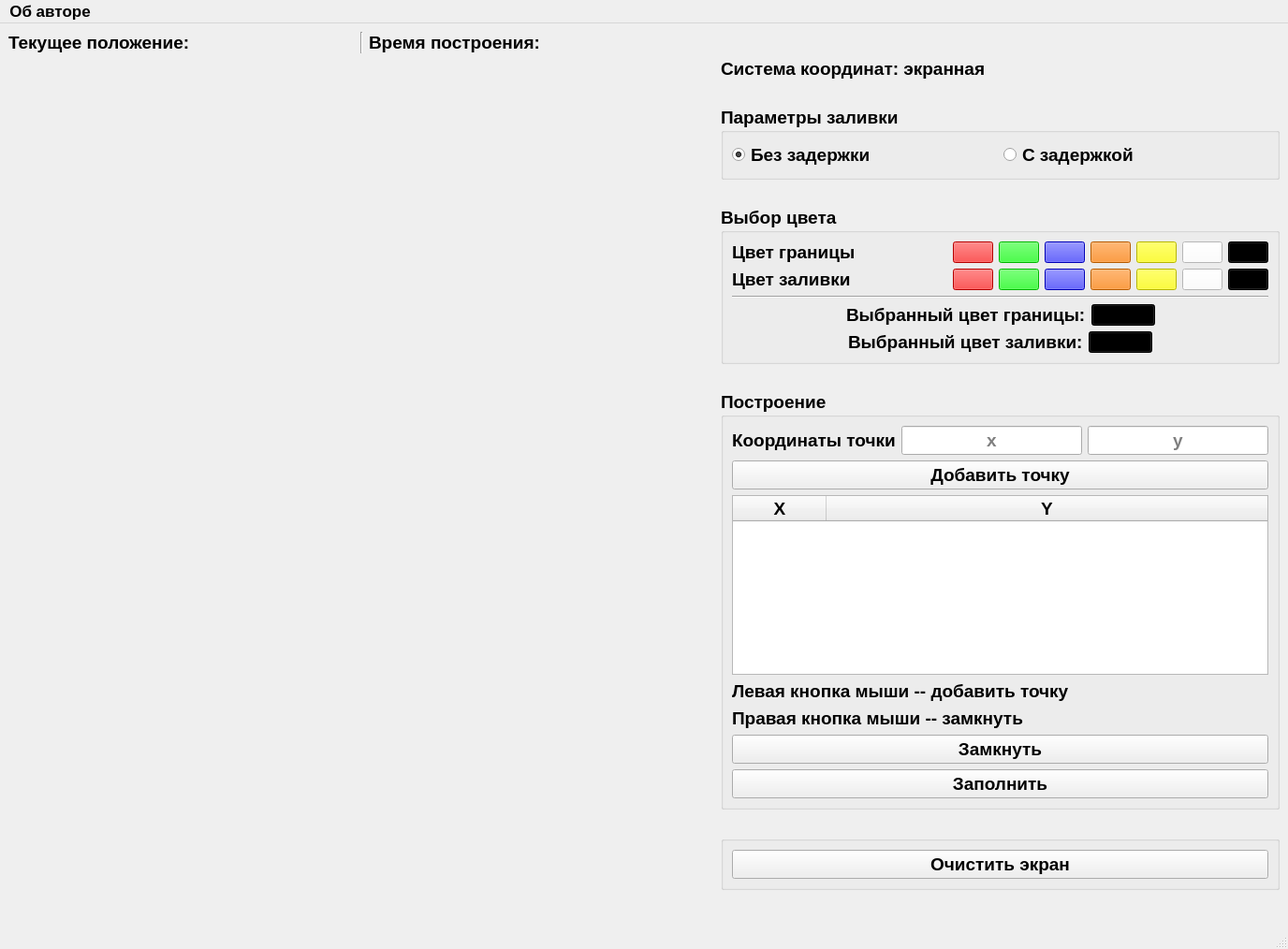
<?xml version="1.0" encoding="UTF-8"?>
<ui version="4.0">
 <class>MainWindow</class>
 <widget class="QMainWindow" name="MainWindow">
  <property name="geometry">
   <rect>
    <x>0</x>
    <y>0</y>
    <width>1376</width>
    <height>1014</height>
   </rect>
  </property>
  <property name="windowTitle">
   <string>MainWindow</string>
  </property>
  <widget class="QWidget" name="centralwidget">
   <layout class="QHBoxLayout" name="horizontalLayout" stretch="2,0">
    <item>
     <layout class="QVBoxLayout" name="verticalLayout_4" stretch="0,1">
      <item>
       <layout class="QHBoxLayout" name="horizontalLayout_6">
        <item>
         <widget class="QLabel" name="label_15">
          <property name="sizePolicy">
           <sizepolicy hsizetype="Preferred" vsizetype="Maximum">
            <horstretch>0</horstretch>
            <verstretch>0</verstretch>
           </sizepolicy>
          </property>
          <property name="font">
           <font>
            <pointsize>14</pointsize>
            <weight>75</weight>
            <bold>true</bold>
           </font>
          </property>
          <property name="text">
           <string>Текущее положение:</string>
          </property>
         </widget>
        </item>
        <item>
         <widget class="Line" name="line_3">
          <property name="sizePolicy">
           <sizepolicy hsizetype="Fixed" vsizetype="Minimum">
            <horstretch>0</horstretch>
            <verstretch>0</verstretch>
           </sizepolicy>
          </property>
          <property name="orientation">
           <enum>Qt::Vertical</enum>
          </property>
         </widget>
        </item>
        <item>
         <widget class="QLabel" name="label_20">
          <property name="sizePolicy">
           <sizepolicy hsizetype="Preferred" vsizetype="Maximum">
            <horstretch>0</horstretch>
            <verstretch>0</verstretch>
           </sizepolicy>
          </property>
          <property name="font">
           <font>
            <pointsize>14</pointsize>
            <weight>75</weight>
            <bold>true</bold>
           </font>
          </property>
          <property name="text">
           <string>Время построения:</string>
          </property>
         </widget>
        </item>
       </layout>
      </item>
      <item>
       <widget class="Canvas" name="canvas" native="true"/>
      </item>
     </layout>
    </item>
    <item>
     <layout class="QVBoxLayout" name="verticalLayout" stretch="0,0,0,0,0">
      <property name="spacing">
       <number>0</number>
      </property>
      <property name="leftMargin">
       <number>0</number>
      </property>
      <item>
       <widget class="QLabel" name="label_5">
        <property name="sizePolicy">
         <sizepolicy hsizetype="Preferred" vsizetype="Maximum">
          <horstretch>0</horstretch>
          <verstretch>0</verstretch>
         </sizepolicy>
        </property>
        <property name="font">
         <font>
          <pointsize>14</pointsize>
          <weight>75</weight>
          <bold>true</bold>
         </font>
        </property>
        <property name="text">
         <string>Система координат: экранная</string>
        </property>
       </widget>
      </item>
      <item>
       <widget class="QGroupBox" name="groupBox">
        <property name="sizePolicy">
         <sizepolicy hsizetype="Preferred" vsizetype="Maximum">
          <horstretch>0</horstretch>
          <verstretch>0</verstretch>
         </sizepolicy>
        </property>
        <property name="maximumSize">
         <size>
          <width>16777215</width>
          <height>16777215</height>
         </size>
        </property>
        <property name="font">
         <font>
          <pointsize>14</pointsize>
          <weight>75</weight>
          <bold>true</bold>
         </font>
        </property>
        <property name="title">
         <string>Параметры заливки</string>
        </property>
        <layout class="QGridLayout" name="gridLayout" rowstretch="1">
         <item row="0" column="0">
          <widget class="QRadioButton" name="delayRB">
           <property name="text">
            <string>Без задержки</string>
           </property>
           <property name="checked">
            <bool>true</bool>
           </property>
          </widget>
         </item>
         <item row="0" column="1">
          <widget class="QRadioButton" name="noDelayRB">
           <property name="text">
            <string>С задержкой</string>
           </property>
          </widget>
         </item>
        </layout>
       </widget>
      </item>
      <item>
       <widget class="QGroupBox" name="groupBox_4">
        <property name="sizePolicy">
         <sizepolicy hsizetype="Preferred" vsizetype="Maximum">
          <horstretch>0</horstretch>
          <verstretch>0</verstretch>
         </sizepolicy>
        </property>
        <property name="maximumSize">
         <size>
          <width>16777215</width>
          <height>16777215</height>
         </size>
        </property>
        <property name="font">
         <font>
          <pointsize>14</pointsize>
          <weight>75</weight>
          <bold>true</bold>
         </font>
        </property>
        <property name="title">
         <string>Выбор цвета</string>
        </property>
        <layout class="QGridLayout" name="gridLayout_4" columnstretch="0,0">
         <item row="1" column="0">
          <widget class="QLabel" name="label_11">
           <property name="font">
            <font>
             <pointsize>14</pointsize>
             <weight>75</weight>
             <bold>true</bold>
            </font>
           </property>
           <property name="text">
            <string>Цвет заливки</string>
           </property>
          </widget>
         </item>
         <item row="3" column="0" colspan="2">
          <layout class="QHBoxLayout" name="horizontalLayout_5" stretch="0,0,1,0">
           <item>
            <spacer name="horizontalSpacer">
             <property name="font">
              <font>
               <pointsize>14</pointsize>
               <weight>75</weight>
               <bold>true</bold>
              </font>
             </property>
             <property name="orientation">
              <enum>Qt::Horizontal</enum>
             </property>
             <property name="sizeHint" stdset="0">
              <size>
               <width>40</width>
               <height>20</height>
              </size>
             </property>
            </spacer>
           </item>
           <item>
            <widget class="QLabel" name="label_12">
             <property name="font">
              <font>
               <pointsize>14</pointsize>
               <weight>75</weight>
               <bold>true</bold>
              </font>
             </property>
             <property name="text">
              <string>Выбранный цвет границы:</string>
             </property>
            </widget>
           </item>
           <item>
            <widget class="ColorView" name="colorview_1">
             <property name="maximumSize">
              <size>
               <width>68</width>
               <height>16777215</height>
              </size>
             </property>
             <property name="font">
              <font>
               <pointsize>10</pointsize>
               <weight>50</weight>
               <italic>false</italic>
               <bold>false</bold>
              </font>
             </property>
             <property name="styleSheet">
              <string notr="true">background-color: rgb(0,0,0);
font: 10pt</string>
             </property>
             <property name="text">
              <string/>
             </property>
            </widget>
           </item>
           <item>
            <spacer name="horizontalSpacer_2">
             <property name="font">
              <font>
               <pointsize>14</pointsize>
               <weight>75</weight>
               <bold>true</bold>
              </font>
             </property>
             <property name="orientation">
              <enum>Qt::Horizontal</enum>
             </property>
             <property name="sizeHint" stdset="0">
              <size>
               <width>40</width>
               <height>20</height>
              </size>
             </property>
            </spacer>
           </item>
          </layout>
         </item>
         <item row="0" column="1">
          <layout class="QHBoxLayout" name="horizontalLayout_3">
           <item>
            <widget class="LineColorButton" name="lineColorSwatch_1">
             <property name="maximumSize">
              <size>
               <width>68</width>
               <height>16777215</height>
              </size>
             </property>
             <property name="font">
              <font>
               <pointsize>10</pointsize>
               <weight>50</weight>
               <italic>false</italic>
               <bold>false</bold>
              </font>
             </property>
             <property name="styleSheet">
              <string notr="true">background-color: rgb(255,0,0);
font: 10pt</string>
             </property>
             <property name="text">
              <string/>
             </property>
            </widget>
           </item>
           <item>
            <widget class="LineColorButton" name="lineColorSwatch_2">
             <property name="maximumSize">
              <size>
               <width>68</width>
               <height>16777215</height>
              </size>
             </property>
             <property name="font">
              <font>
               <pointsize>10</pointsize>
               <weight>50</weight>
               <italic>false</italic>
               <bold>false</bold>
              </font>
             </property>
             <property name="styleSheet">
              <string notr="true">background-color: rgb(0,255,0);
font: 10pt</string>
             </property>
             <property name="text">
              <string/>
             </property>
            </widget>
           </item>
           <item>
            <widget class="LineColorButton" name="lineColorSwatch_3">
             <property name="maximumSize">
              <size>
               <width>68</width>
               <height>16777215</height>
              </size>
             </property>
             <property name="font">
              <font>
               <pointsize>10</pointsize>
               <weight>50</weight>
               <italic>false</italic>
               <bold>false</bold>
              </font>
             </property>
             <property name="styleSheet">
              <string notr="true">background-color: rgb(0,0,255);
font: 10pt</string>
             </property>
             <property name="text">
              <string/>
             </property>
            </widget>
           </item>
           <item>
            <widget class="LineColorButton" name="lineColorSwatch_4">
             <property name="maximumSize">
              <size>
               <width>68</width>
               <height>16777215</height>
              </size>
             </property>
             <property name="font">
              <font>
               <pointsize>10</pointsize>
               <weight>50</weight>
               <italic>false</italic>
               <bold>false</bold>
              </font>
             </property>
             <property name="styleSheet">
              <string notr="true">background-color: rgb(255,127,0);
font: 10pt</string>
             </property>
             <property name="text">
              <string/>
             </property>
            </widget>
           </item>
           <item>
            <widget class="LineColorButton" name="lineColorSwatch_5">
             <property name="maximumSize">
              <size>
               <width>68</width>
               <height>16777215</height>
              </size>
             </property>
             <property name="font">
              <font>
               <pointsize>10</pointsize>
               <weight>50</weight>
               <italic>false</italic>
               <bold>false</bold>
              </font>
             </property>
             <property name="styleSheet">
              <string notr="true">background-color: rgb(255,255,0);
font: 10pt</string>
             </property>
             <property name="text">
              <string/>
             </property>
            </widget>
           </item>
           <item>
            <widget class="LineColorButton" name="lineColorSwatch_6">
             <property name="maximumSize">
              <size>
               <width>68</width>
               <height>16777215</height>
              </size>
             </property>
             <property name="font">
              <font>
               <pointsize>10</pointsize>
               <weight>50</weight>
               <italic>false</italic>
               <bold>false</bold>
              </font>
             </property>
             <property name="styleSheet">
              <string notr="true">background-color: rgb(255,255,255);
font: 10pt</string>
             </property>
             <property name="text">
              <string/>
             </property>
            </widget>
           </item>
           <item>
            <widget class="LineColorButton" name="lineColorSwatch_7">
             <property name="maximumSize">
              <size>
               <width>68</width>
               <height>16777215</height>
              </size>
             </property>
             <property name="font">
              <font>
               <pointsize>10</pointsize>
               <weight>50</weight>
               <italic>false</italic>
               <bold>false</bold>
              </font>
             </property>
             <property name="styleSheet">
              <string notr="true">background-color: rgb(0,0,0);
font: 10pt</string>
             </property>
             <property name="text">
              <string/>
             </property>
            </widget>
           </item>
          </layout>
         </item>
         <item row="2" column="0" colspan="2">
          <widget class="Line" name="line_2">
           <property name="font">
            <font>
             <pointsize>14</pointsize>
             <weight>75</weight>
             <bold>true</bold>
            </font>
           </property>
           <property name="orientation">
            <enum>Qt::Horizontal</enum>
           </property>
          </widget>
         </item>
         <item row="1" column="1">
          <layout class="QHBoxLayout" name="horizontalLayout_4">
           <item>
            <widget class="BgColorButton" name="bgColorSwatch_1">
             <property name="maximumSize">
              <size>
               <width>68</width>
               <height>16777215</height>
              </size>
             </property>
             <property name="font">
              <font>
               <pointsize>10</pointsize>
               <weight>50</weight>
               <italic>false</italic>
               <bold>false</bold>
              </font>
             </property>
             <property name="styleSheet">
              <string notr="true">background-color: rgb(255,0,0);
font: 10pt</string>
             </property>
             <property name="text">
              <string/>
             </property>
            </widget>
           </item>
           <item>
            <widget class="BgColorButton" name="bgColorSwatch_2">
             <property name="maximumSize">
              <size>
               <width>68</width>
               <height>16777215</height>
              </size>
             </property>
             <property name="font">
              <font>
               <pointsize>10</pointsize>
               <weight>50</weight>
               <italic>false</italic>
               <bold>false</bold>
              </font>
             </property>
             <property name="styleSheet">
              <string notr="true">background-color: rgb(0,255,0);
font: 10pt</string>
             </property>
             <property name="text">
              <string/>
             </property>
            </widget>
           </item>
           <item>
            <widget class="BgColorButton" name="bgColorSwatch_3">
             <property name="maximumSize">
              <size>
               <width>68</width>
               <height>16777215</height>
              </size>
             </property>
             <property name="font">
              <font>
               <pointsize>10</pointsize>
               <weight>50</weight>
               <italic>false</italic>
               <bold>false</bold>
              </font>
             </property>
             <property name="styleSheet">
              <string notr="true">background-color: rgb(0,0,255);
font: 10pt</string>
             </property>
             <property name="text">
              <string/>
             </property>
            </widget>
           </item>
           <item>
            <widget class="BgColorButton" name="bgColorSwatch_4">
             <property name="maximumSize">
              <size>
               <width>68</width>
               <height>16777215</height>
              </size>
             </property>
             <property name="font">
              <font>
               <pointsize>10</pointsize>
               <weight>50</weight>
               <italic>false</italic>
               <bold>false</bold>
              </font>
             </property>
             <property name="styleSheet">
              <string notr="true">background-color: rgb(255,127,0);
font: 10pt</string>
             </property>
             <property name="text">
              <string/>
             </property>
            </widget>
           </item>
           <item>
            <widget class="BgColorButton" name="bgColorSwatch_5">
             <property name="maximumSize">
              <size>
               <width>68</width>
               <height>16777215</height>
              </size>
             </property>
             <property name="font">
              <font>
               <pointsize>10</pointsize>
               <weight>50</weight>
               <italic>false</italic>
               <bold>false</bold>
              </font>
             </property>
             <property name="styleSheet">
              <string notr="true">background-color: rgb(255,255,0);
font: 10pt</string>
             </property>
             <property name="text">
              <string/>
             </property>
            </widget>
           </item>
           <item>
            <widget class="BgColorButton" name="bgColorSwatch_6">
             <property name="maximumSize">
              <size>
               <width>68</width>
               <height>16777215</height>
              </size>
             </property>
             <property name="font">
              <font>
               <pointsize>10</pointsize>
               <weight>50</weight>
               <italic>false</italic>
               <bold>false</bold>
              </font>
             </property>
             <property name="styleSheet">
              <string notr="true">background-color: rgb(255,255,255);
font: 10pt</string>
             </property>
             <property name="text">
              <string/>
             </property>
            </widget>
           </item>
           <item>
            <widget class="BgColorButton" name="bgColorSwatch_7">
             <property name="maximumSize">
              <size>
               <width>68</width>
               <height>16777215</height>
              </size>
             </property>
             <property name="font">
              <font>
               <pointsize>10</pointsize>
               <weight>50</weight>
               <italic>false</italic>
               <bold>false</bold>
              </font>
             </property>
             <property name="styleSheet">
              <string notr="true">background-color: rgb(0,0,0);
font: 10pt</string>
             </property>
             <property name="text">
              <string/>
             </property>
            </widget>
           </item>
          </layout>
         </item>
         <item row="0" column="0">
          <widget class="QLabel" name="label_10">
           <property name="font">
            <font>
             <pointsize>14</pointsize>
             <weight>75</weight>
             <bold>true</bold>
            </font>
           </property>
           <property name="text">
            <string>Цвет границы</string>
           </property>
          </widget>
         </item>
         <item row="4" column="0" colspan="2">
          <layout class="QHBoxLayout" name="horizontalLayout_8" stretch="0,0,1,0">
           <item>
            <spacer name="horizontalSpacer_3">
             <property name="font">
              <font>
               <pointsize>14</pointsize>
               <weight>75</weight>
               <bold>true</bold>
              </font>
             </property>
             <property name="orientation">
              <enum>Qt::Horizontal</enum>
             </property>
             <property name="sizeHint" stdset="0">
              <size>
               <width>40</width>
               <height>20</height>
              </size>
             </property>
            </spacer>
           </item>
           <item>
            <widget class="QLabel" name="label_13">
             <property name="font">
              <font>
               <pointsize>14</pointsize>
               <weight>75</weight>
               <bold>true</bold>
              </font>
             </property>
             <property name="text">
              <string>Выбранный цвет заливки:</string>
             </property>
            </widget>
           </item>
           <item>
            <widget class="ColorView" name="colorview_2">
             <property name="maximumSize">
              <size>
               <width>68</width>
               <height>16777215</height>
              </size>
             </property>
             <property name="font">
              <font>
               <pointsize>10</pointsize>
               <weight>50</weight>
               <italic>false</italic>
               <bold>false</bold>
              </font>
             </property>
             <property name="styleSheet">
              <string notr="true">background-color: rgb(0,0,0);
font: 10pt</string>
             </property>
             <property name="text">
              <string/>
             </property>
            </widget>
           </item>
           <item>
            <spacer name="horizontalSpacer_4">
             <property name="font">
              <font>
               <pointsize>14</pointsize>
               <weight>75</weight>
               <bold>true</bold>
              </font>
             </property>
             <property name="orientation">
              <enum>Qt::Horizontal</enum>
             </property>
             <property name="sizeHint" stdset="0">
              <size>
               <width>40</width>
               <height>20</height>
              </size>
             </property>
            </spacer>
           </item>
          </layout>
         </item>
        </layout>
       </widget>
      </item>
      <item>
       <widget class="QGroupBox" name="groupBox_2">
        <property name="sizePolicy">
         <sizepolicy hsizetype="Preferred" vsizetype="Maximum">
          <horstretch>0</horstretch>
          <verstretch>0</verstretch>
         </sizepolicy>
        </property>
        <property name="maximumSize">
         <size>
          <width>16777215</width>
          <height>16777215</height>
         </size>
        </property>
        <property name="font">
         <font>
          <pointsize>14</pointsize>
          <weight>75</weight>
          <bold>true</bold>
         </font>
        </property>
        <property name="title">
         <string>Построение</string>
        </property>
        <layout class="QGridLayout" name="gridLayout_2" columnstretch="0,0,0">
         <item row="0" column="1">
          <widget class="QLineEdit" name="ptXLE">
           <property name="alignment">
            <set>Qt::AlignCenter</set>
           </property>
           <property name="placeholderText">
            <string>x</string>
           </property>
          </widget>
         </item>
         <item row="9" column="0" colspan="3">
          <widget class="QPushButton" name="fillPB">
           <property name="text">
            <string>Заполнить</string>
           </property>
          </widget>
         </item>
         <item row="0" column="0">
          <widget class="QLabel" name="label_3">
           <property name="sizePolicy">
            <sizepolicy hsizetype="Maximum" vsizetype="Preferred">
             <horstretch>0</horstretch>
             <verstretch>0</verstretch>
            </sizepolicy>
           </property>
           <property name="text">
            <string>Координаты точки</string>
           </property>
          </widget>
         </item>
         <item row="7" column="0" colspan="3">
          <widget class="QLabel" name="label_6">
           <property name="text">
            <string>Правая кнопка мыши -- замкнуть</string>
           </property>
          </widget>
         </item>
         <item row="0" column="2">
          <widget class="QLineEdit" name="ptYLE">
           <property name="alignment">
            <set>Qt::AlignCenter</set>
           </property>
           <property name="placeholderText">
            <string>y</string>
           </property>
          </widget>
         </item>
         <item row="6" column="0" colspan="3">
          <widget class="QLabel" name="label_4">
           <property name="text">
            <string>Левая кнопка мыши -- добавить точку</string>
           </property>
          </widget>
         </item>
         <item row="8" column="0" colspan="3">
          <widget class="QPushButton" name="closePB">
           <property name="text">
            <string>Замкнуть</string>
           </property>
          </widget>
         </item>
         <item row="2" column="0" colspan="3">
          <widget class="Table" name="table">
           <attribute name="horizontalHeaderStretchLastSection">
            <bool>true</bool>
           </attribute>
           <attribute name="verticalHeaderStretchLastSection">
            <bool>false</bool>
           </attribute>
           <column>
            <property name="text">
             <string>X</string>
            </property>
           </column>
           <column>
            <property name="text">
             <string>Y</string>
            </property>
           </column>
          </widget>
         </item>
         <item row="1" column="0" colspan="3">
          <widget class="QPushButton" name="ptAddPB">
           <property name="text">
            <string>Добавить точку</string>
           </property>
          </widget>
         </item>
        </layout>
       </widget>
      </item>
      <item>
       <widget class="QGroupBox" name="groupBox_6">
        <property name="sizePolicy">
         <sizepolicy hsizetype="Preferred" vsizetype="Maximum">
          <horstretch>0</horstretch>
          <verstretch>0</verstretch>
         </sizepolicy>
        </property>
        <property name="maximumSize">
         <size>
          <width>16777215</width>
          <height>16777215</height>
         </size>
        </property>
        <property name="font">
         <font>
          <pointsize>14</pointsize>
          <weight>75</weight>
          <bold>true</bold>
         </font>
        </property>
        <property name="title">
         <string/>
        </property>
        <layout class="QGridLayout" name="gridLayout_3">
         <item row="0" column="0" colspan="2">
          <widget class="QPushButton" name="canvasClearPB">
           <property name="maximumSize">
            <size>
             <width>16777215</width>
             <height>40</height>
            </size>
           </property>
           <property name="font">
            <font>
             <pointsize>14</pointsize>
             <weight>75</weight>
             <bold>true</bold>
            </font>
           </property>
           <property name="text">
            <string>Очистить экран</string>
           </property>
          </widget>
         </item>
        </layout>
       </widget>
      </item>
     </layout>
    </item>
   </layout>
  </widget>
  <widget class="QMenuBar" name="menubar">
   <property name="geometry">
    <rect>
     <x>0</x>
     <y>0</y>
     <width>1376</width>
     <height>36</height>
    </rect>
   </property>
   <property name="font">
    <font>
     <pointsize>13</pointsize>
     <weight>75</weight>
     <bold>true</bold>
    </font>
   </property>
   <widget class="QMenu" name="menu">
    <property name="font">
     <font>
      <pointsize>13</pointsize>
      <weight>75</weight>
      <bold>true</bold>
     </font>
    </property>
    <property name="title">
     <string>Об авторе</string>
    </property>
    <addaction name="action_7_41"/>
   </widget>
   <addaction name="menu"/>
  </widget>
  <widget class="QStatusBar" name="statusbar"/>
  <action name="action_7_41">
   <property name="text">
    <string>ИУ7-41Б Шубенина Дарья</string>
   </property>
  </action>
 </widget>
 <customwidgets>
  <customwidget>
   <class>LineColorButton</class>
   <extends>QPushButton</extends>
   <header>linecolorbutton</header>
  </customwidget>
  <customwidget>
   <class>Canvas</class>
   <extends>QWidget</extends>
   <header>canvas</header>
   <container>1</container>
  </customwidget>
  <customwidget>
   <class>BgColorButton</class>
   <extends>QPushButton</extends>
   <header>bgcolorbutton</header>
  </customwidget>
  <customwidget>
   <class>ColorView</class>
   <extends>QPushButton</extends>
   <header>colorview.h</header>
  </customwidget>
  <customwidget>
   <class>Table</class>
   <extends>QTableWidget</extends>
   <header>table</header>
  </customwidget>
 </customwidgets>
 <resources/>
 <connections/>
</ui>
